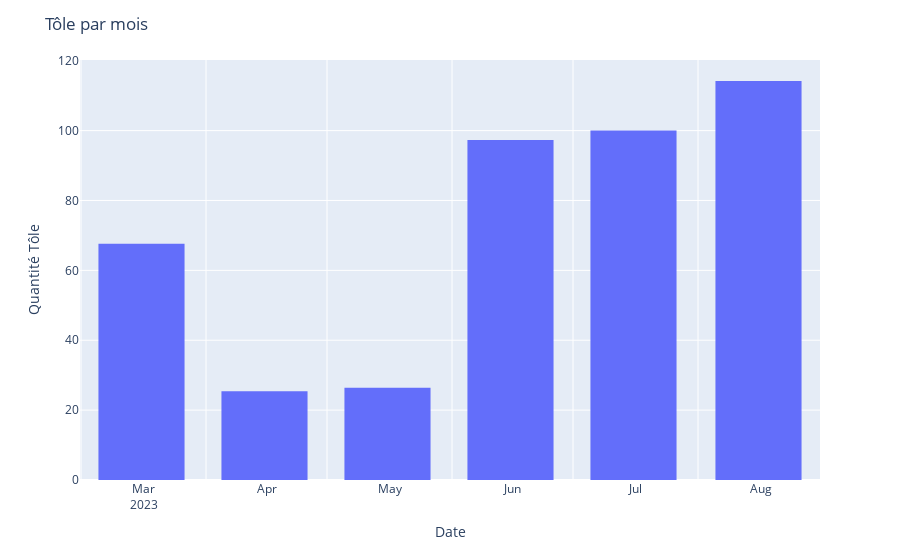

The notebook cell saved with this chart:
### Code cell
fig = px.histogram(df,x='date_arrivé',y='qty_tole')
fig.update_traces(xbins_size="M1")
fig.update_xaxes(showgrid=True, ticklabelmode="period", dtick="M1", tickformat="%b\n%Y")
fig.update_layout(bargap=0.3)
fig.update_layout(xaxis_title="Date",yaxis_title="Quantité Tôle" ,title = "Tôle par mois")
pio.write_image(fig,"Tôle par mois.jpg")
fig.show()

### Figure 1 — Plotly figure (JSON) as saved in the notebook; plotly's stock layout.template omitted (floating-point values rounded to 4 significant figures; data arrays with more than 128 entries replaced by an {"elided": "..."} marker saying what was removed)
{"data": [{"alignmentgroup": "True", "bingroup": "x", "histfunc": "sum", "hovertemplate": "date_arrivé=%{x}<br>sum of qty_tole=%{y}<extra></extra>", "legendgroup": "", "marker": {"color": "#636efa", "pattern": {"shape": ""}}, "name": "", "offsetgroup": "", "orientation": "v", "showlegend": false, "type": "histogram", "x": {"elided": "295 str values"}, "xaxis": "x", "xbins": {"size": "M1"}, "y": {"elided": "295 float values"}, "yaxis": "y"}], "layout": {"bargap": 0.3, "barmode": "relative", "legend": {"tracegroupgap": 0}, "margin": {"t": 60}, "title": {"text": "Tôle par mois"}, "xaxis": {"anchor": "y", "domain": [0, 1], "dtick": "M1", "showgrid": true, "tickformat": "%b\n%Y", "ticklabelmode": "period", "title": {"text": "Date"}}, "yaxis": {"anchor": "x", "domain": [0, 1], "title": {"text": "Quantité Tôle"}}}}
